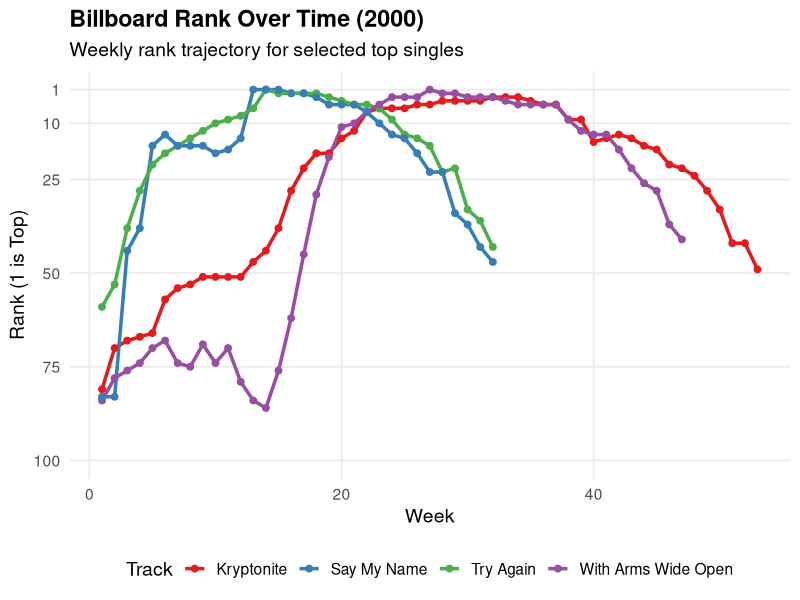

This chart was generated by the following R code:
## ---- chunk 1
suppressPackageStartupMessages(library(tidyverse))
## ---- chunk 2
#| label: billboard-plot
#| warning: false
#| message: false

# Tidy the billboard data: pivot the week columns and convert them to numeric values
billboard_long <- billboard |> 
  pivot_longer(
    cols = starts_with("wk"),
    names_to = "week",
    values_to = "rank",
    values_drop_na = TRUE
  ) |> 
  mutate(week = parse_number(week))

# Filter for specific popular tracks from the year 2000
tracks_to_plot <- billboard_long |> 
  filter(track %in% c("Try Again", "Say My Name", "Kryptonite", "With Arms Wide Open"))

# Plot the weekly trajectories, reversing the Y-axis so rank 1 is on top
ggplot(tracks_to_plot, aes(x = week, y = rank, color = track)) +
  geom_line(linewidth = 1.2) +
  geom_point(size = 2) +
  scale_y_reverse(limits = c(100, 1), breaks = c(1, 10, 25, 50, 75, 100)) +
  scale_color_brewer(palette = "Set1") +
  labs(
    title = "Billboard Rank Over Time (2000)",
    subtitle = "Weekly rank trajectory for selected top singles",
    x = "Week",
    y = "Rank (1 is Top)",
    color = "Track"
  ) +
  theme_minimal(base_size = 14) +
  theme(
    legend.position = "bottom",
    plot.title = element_text(face = "bold"),
    panel.grid.minor = element_blank()
  )
